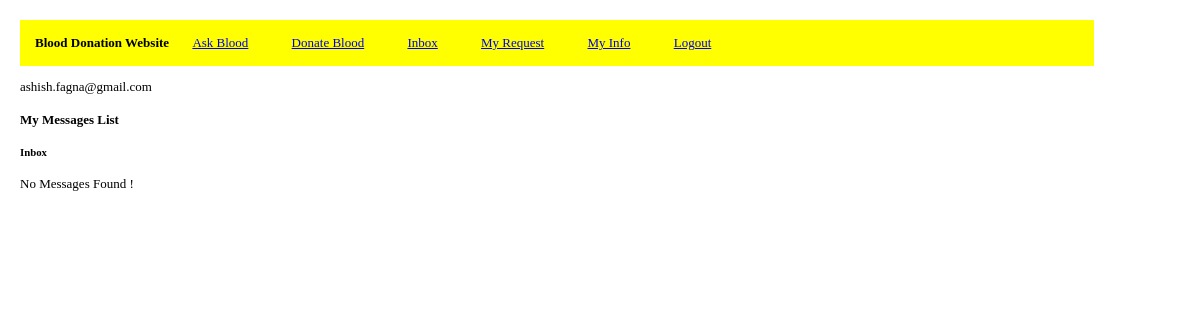
/inbox.php (signed in), run on an earlier commit of the app's database.
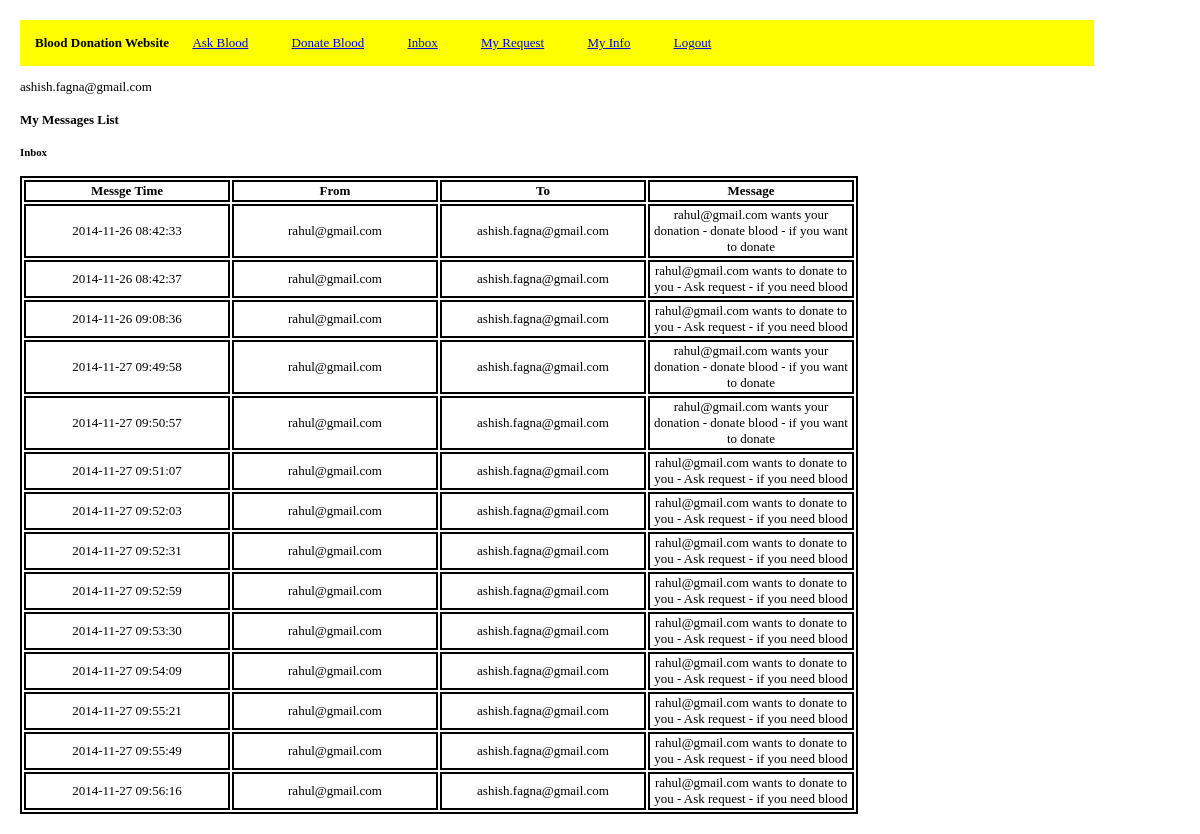
And on a later commit of the database.
### tables this page shows
CREATE TABLE IF NOT EXISTS `message` (
  `id` int(11) NOT NULL AUTO_INCREMENT,
  `_from` varchar(2000) NOT NULL,
  `_to` varchar(2000) NOT NULL,
  `msg` varchar(8000) NOT NULL,
  `timestamp` timestamp NOT NULL DEFAULT CURRENT_TIMESTAMP,
  PRIMARY KEY (`id`)
);

### includes/functions.php (called while the page is built, shortened)
<?php
function loggedIn() {
	if (isset($_SESSION['loggedin']) && isset($_SESSION['username'])) {
		return true;
	}
	return false;
}
?>

### includes/config.php (called while the page is built, shortened)
<?php
$sFolder = '/bloodbank';
require_once($_SERVER['DOCUMENT_ROOT'] . $sFolder . '/includes/functions.php');
$sOutput="";
?>

### inbox.php (the view)
<?php
require($_SERVER['DOCUMENT_ROOT'] . '/bloodbank/includes/config.php');
include 'menu.php';
$sOutput .= '<div id="index-body">';
if (loggedIn()) {
	$sOutput .= '
		' . $_SESSION['username'] .' <br />';
			$sOutput .= "<h4>My Messages List</h4>";
			$sql = "SELECT * FROM message WHERE _to = '" . $_SESSION['username'] . "' ";
			$query = mysql_query($sql) or trigger_error("Query Failed: " . mysql_error());
			$response = "<h5>Inbox </h5>";
			$response .="";
			if (mysql_num_rows($query)>0) {
				$response .= "<table>";
						$response .=  	"<tr><th>Messge Time</th>".
										"<th> From </th>".
										"<th> To </th>".
										"<th> Message </th>".
										"</tr>";
				while($row = mysql_fetch_array($query)){
						$response .="<tr>".
									"<td>".$row['timestamp'].
									"</td><td>".$row['_from'].
									"</td><td>".$row['_to'].
									"</td><td>".$row['msg'].
									"</td></tr>";
				}
				$response .=  "</table>";
			}
			elseif (mysql_num_rows($query) == 0) {
				$response .=  "No Messages  Found !";
			}
				$sOutput .=$response;
}else {
	$sOutput .= '<h2>Welcome to Blood Donation Website</h2><br />
		<h4>Would you like to <a href="login.php">login</a>?</h4>
		<h4>Create a new <a href="register.php">account</a>?</h4>';
}
$sOutput .= '</div>';
echo $sOutput;
?>

### menu.php (shortened to what this page needs)
</head>
<body>
<ul>
<b>Blood Donation Website</b>
<?php
if (loggedIn()) {
?>
  	<li><a href='askBlood.php'>Ask Blood</a></li>
	<li><a href='donateBlood.php'>Donate Blood</a></li>
	<li><a href='inbox.php'>Inbox</a></li>
	<li><a href='myRequest.php'>My Request</a></li>
	<li><a href='myInfo.php'>My Info</a></li>
  	<li><a href="login.php?action=logout">Logout</a></li>
<?php
}else{
?>
<li><a href="login.php">Login</a></li>
<li><a href="register.php">Register</a></li>
<?php
}
?>
</ul>

### menu.php (style rules this page uses)
ul { list-style-type: none; margin-top: 20; padding: 15; background-color:yellow; width:90%; }
body { margin:20; }
li { display: inline; padding:20; }
body, body table { font-family: "Times New Roman", Times, serif; font-size: small; }
table { color:#000000; border:2px solid black; }
th { font-weight: bold; width:200px; border:2px solid black; text-align:center }
tr { width:200px; }
td { border:2px solid black; text-align:center }

What changed in the data, as far as the page shows it:
added message: timestamp "2014-11-26 08:42:33", _from "rahul@gmail.com", _to "ashish.fagna@gmail.com", msg "rahul@gmail.com wants your donation - donate blood - if you want to donate"
added message: timestamp "2014-11-26 08:42:37", _from "rahul@gmail.com", _to "ashish.fagna@gmail.com", msg "rahul@gmail.com wants to donate to you - Ask request - if you need blood"
added message: timestamp "2014-11-26 09:08:36", _from "rahul@gmail.com", _to "ashish.fagna@gmail.com", msg "rahul@gmail.com wants to donate to you - Ask request - if you need blood"
added message: timestamp "2014-11-27 09:49:58", _from "rahul@gmail.com", _to "ashish.fagna@gmail.com", msg "rahul@gmail.com wants your donation - donate blood - if you want to donate"
added message: timestamp "2014-11-27 09:50:57", _from "rahul@gmail.com", _to "ashish.fagna@gmail.com", msg "rahul@gmail.com wants your donation - donate blood - if you want to donate"
added message: timestamp "2014-11-27 09:51:07", _from "rahul@gmail.com", _to "ashish.fagna@gmail.com", msg "rahul@gmail.com wants to donate to you - Ask request - if you need blood"
added message: timestamp "2014-11-27 09:52:03", _from "rahul@gmail.com", _to "ashish.fagna@gmail.com", msg "rahul@gmail.com wants to donate to you - Ask request - if you need blood"
added message: timestamp "2014-11-27 09:52:31", _from "rahul@gmail.com", _to "ashish.fagna@gmail.com", msg "rahul@gmail.com wants to donate to you - Ask request - if you need blood"
added message: timestamp "2014-11-27 09:52:59", _from "rahul@gmail.com", _to "ashish.fagna@gmail.com", msg "rahul@gmail.com wants to donate to you - Ask request - if you need blood"
added message: timestamp "2014-11-27 09:53:30", _from "rahul@gmail.com", _to "ashish.fagna@gmail.com", msg "rahul@gmail.com wants to donate to you - Ask request - if you need blood"
added message: timestamp "2014-11-27 09:54:09", _from "rahul@gmail.com", _to "ashish.fagna@gmail.com", msg "rahul@gmail.com wants to donate to you - Ask request - if you need blood"
added message: timestamp "2014-11-27 09:55:21", _from "rahul@gmail.com", _to "ashish.fagna@gmail.com", msg "rahul@gmail.com wants to donate to you - Ask request - if you need blood"
added message: timestamp "2014-11-27 09:55:49", _from "rahul@gmail.com", _to "ashish.fagna@gmail.com", msg "rahul@gmail.com wants to donate to you - Ask request - if you need blood"
added message: timestamp "2014-11-27 09:56:16", _from "rahul@gmail.com", _to "ashish.fagna@gmail.com", msg "rahul@gmail.com wants to donate to you - Ask request - if you need blood"
Also different on the page:
text no longer shown: "No Messages Found !"
text now shown: "Messge Time From To Message"
